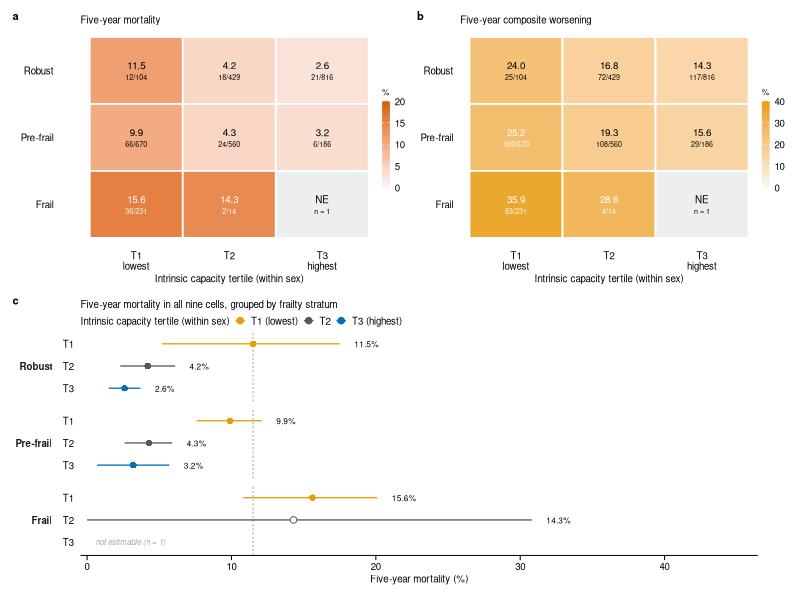
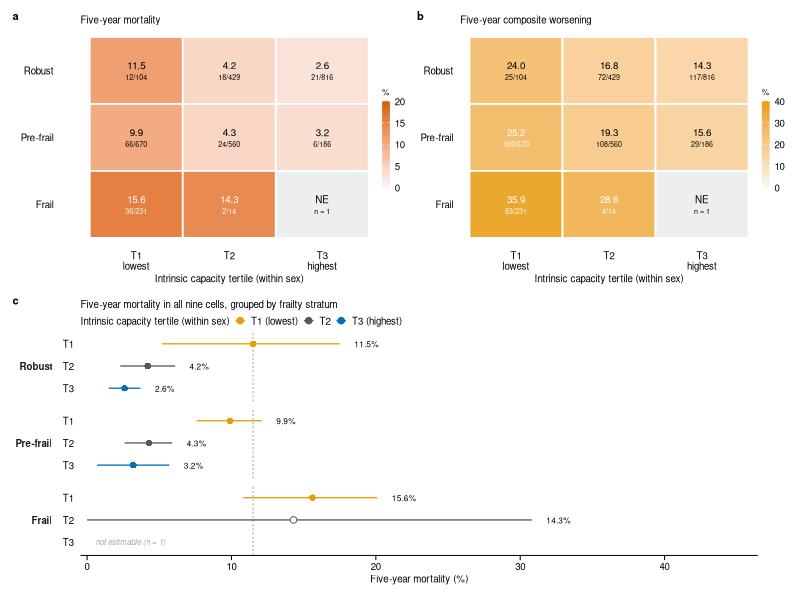

Reproduce these figures in R, in order.
# =============================================================================
# Figure 3 — Capacity scaled within sex stratifies five-year risk within every
# frailty stratum.  KFACS.
#
# 색·서체는 02_theme_and_output.R 의 규칙을 그대로 따릅니다(Fig 1·2와 동일):
#   T1(낮음) #E69F00 · T2(중간) #595959 · T3(높음) #0072B2
#   사망 #D55E00 · 악화 #E69F00 · 보조선 #A6A6A6 · 본문 7pt · 패널라벨 8pt
# 값은 03_analysis/02_tables_1_2_3.R 의 table3_ev.csv / table3_e_comp.csv 에서 옵니다.
# 그림 안에는 제목도 해설문도 두지 않습니다. 전부 원고 legend 가 담당합니다.
# =============================================================================
suppressPackageStartupMessages({
  library(ggplot2); library(dplyr); library(tidyr); library(patchwork); library(scales)
})

OUT3 <- if (exists("FIG_DIR")) FIG_DIR else "."

BASE_PT <- 7; LAB_PT <- 8; LINE_PT <- 0.35
COL_T   <- c("T1" = "#E69F00", "T2" = "#595959", "T3" = "#0072B2")   # 능력 삼분위
COL_DEA <- "#D55E00"                                                  # 사망
COL_WOR <- "#E69F00"                                                  # 악화
COL_AUX <- "#A6A6A6"
FRL <- c("Robust", "Pre-frail", "Frail")
TRL <- c("T1\nlowest", "T2", "T3\nhighest")

theme_na <- function(base = BASE_PT) {
  theme_classic(base_size = base) +
    theme(text = element_text(colour = "black"),
          axis.text = element_text(size = base, colour = "black"),
          axis.title = element_text(size = base),
          axis.line = element_line(linewidth = LINE_PT, colour = "black"),
          axis.ticks = element_line(linewidth = LINE_PT, colour = "black"),
          axis.ticks.length = unit(1.2, "mm"),
          panel.grid = element_blank(),
          strip.background = element_blank(),
          strip.text = element_text(size = base, face = "bold", hjust = 0),
          legend.key.size = unit(3, "mm"),
          legend.text = element_text(size = base),
          legend.title = element_text(size = base),
          legend.position = "top",
          legend.margin = margin(0, 0, 0, 0),
          legend.box.spacing = unit(1, "mm"),
          plot.title = element_text(size = base, face = "plain", hjust = 0),
          plot.tag = element_text(size = LAB_PT, face = "bold"),
          plot.tag.position = c(0, 1),
          plot.margin = margin(2, 2, 2, 2, "mm"))
}

dat <- tribble(
  ~fr,        ~tert, ~n,  ~d_ev, ~d_risk, ~d_lo, ~d_hi, ~w_ev, ~w_risk,
  "Robust",    "T1", 104,  12,    11.5,    5.2,  17.5,   25,    24.0,
  "Robust",    "T2", 429,  18,     4.2,    2.3,   6.1,   72,    16.8,
  "Robust",    "T3", 816,  21,     2.6,    1.5,   3.7,  117,    14.3,
  "Pre-frail", "T1", 670,  66,     9.9,    7.6,  12.1,  169,    25.2,
  "Pre-frail", "T2", 560,  24,     4.3,    2.6,   5.9,  108,    19.3,
  "Pre-frail", "T3", 186,   6,     3.2,    0.7,   5.7,   29,    15.6,
  "Frail",     "T1", 231,  36,    15.6,   10.8,  20.1,   83,    35.9,
  "Frail",     "T2",  14,   2,    14.3,    0.0,  30.8,    4,    28.6,
  "Frail",     "T3",   1,   0,      NA,     NA,    NA,    0,      NA
) %>% mutate(fr = factor(fr, FRL),
             tert = factor(tert, c("T1", "T2", "T3")),
             small = n < 20)

## ── a, b : 위험 격자 ────────────────────────────────────────────────────
heat <- function(v, ev, hi_col, lim, ttl) {
  d <- dat %>% mutate(val = .data[[v]], ev = .data[[ev]])
  ggplot(d, aes(tert, fr, fill = val)) +
    geom_tile(colour = "white", linewidth = 0.6) +
    geom_text(aes(label = ifelse(is.na(val), "NE", sprintf("%.1f", val)),
                  colour = !is.na(val) & val > lim[2] * 0.62),
              size = 2.5, fontface = "plain", vjust = -0.15, show.legend = FALSE) +
    geom_text(aes(label = ifelse(is.na(val), "n = 1", sprintf("%d/%d", ev, n)),
                  colour = !is.na(val) & val > lim[2] * 0.62),
              size = 1.8, vjust = 1.6, show.legend = FALSE) +
    scale_colour_manual(values = c(`TRUE` = "white", `FALSE` = "black")) +
    scale_fill_gradient(low = "#f7f7f7", high = hi_col, limits = lim,
                        na.value = "#eeeeee", name = "%",
                        guide = guide_colourbar(barwidth = unit(2, "mm"),
                                                barheight = unit(22, "mm"),
                                                ticks.colour = "white")) +
    scale_x_discrete(labels = TRL) +
    scale_y_discrete(limits = rev(FRL)) +
    labs(x = "Intrinsic capacity tertile (within sex)", y = NULL, title = ttl) +
    theme_na() +
    theme(axis.line = element_blank(), axis.ticks = element_blank(),
          legend.position = "right", legend.title = element_text(size = BASE_PT - 1))
}
pa <- heat("d_risk", "d_ev", COL_DEA, c(0, 20), "Five-year mortality")
pb <- heat("w_risk", "w_ev", COL_WOR, c(0, 40), "Five-year composite worsening")

## ── c : 9개 칸을 한 축에. 쇠약 층은 facet 으로 묶고(Fig 1 과 같은 방식),
##        색은 Fig 1·2 와 동일하게 능력 삼분위를 뜻합니다.
dc <- dat %>%
  mutate(lab = ifelse(is.na(d_risk), "", sprintf("%.1f%%", d_risk)),
         lab_x = pmin(d_hi + 1.0, 40),
         ne = is.na(d_risk),
         tert_lab = factor(tert, levels = c("T3", "T2", "T1"),
                           labels = c("T3", "T2", "T1")))

pc <- ggplot(dc, aes(d_risk, tert_lab, colour = tert)) +
  geom_vline(xintercept = 11.5, linetype = "22", colour = COL_AUX, linewidth = LINE_PT) +
  geom_errorbarh(aes(xmin = d_lo, xmax = d_hi), height = 0, linewidth = 0.45) +
  geom_point(aes(shape = small), size = 1.9, fill = "white", stroke = 0.5) +
  geom_text(aes(x = lab_x, label = lab), hjust = 0, size = 2.1, colour = "black",
            na.rm = TRUE) +
  geom_text(data = dplyr::filter(dc, ne),
            aes(x = 0.6, y = tert_lab, label = "not estimable (n = 1)"),
            hjust = 0, size = 2.0, colour = COL_AUX, fontface = "italic",
            inherit.aes = FALSE, show.legend = FALSE) +
  facet_grid(fr ~ ., scales = "free_y", space = "free_y", switch = "y") +
  scale_shape_manual(values = c(`FALSE` = 16, `TRUE` = 21), guide = "none") +
  scale_colour_manual(values = COL_T, name = "Intrinsic capacity tertile (within sex)",
                      labels = c("T1 (lowest)", "T2", "T3 (highest)"),
                      breaks = c("T1", "T2", "T3")) +
  scale_x_continuous(limits = c(0, 46), breaks = seq(0, 40, 10),
                     expand = expansion(mult = c(0.01, 0.01))) +
  labs(x = "Five-year mortality (%)", y = NULL,
       title = "Five-year mortality in all nine cells, grouped by frailty stratum") +
  theme_na() +
  theme(axis.line.y = element_blank(), axis.ticks.y = element_blank(),
        strip.placement = "outside",
        strip.text.y.left = element_text(angle = 0, face = "bold", hjust = 1,
                                         margin = margin(r = 2, unit = "mm")),
        panel.spacing.y = unit(1.5, "mm"),
        legend.position = "top", legend.justification = "left")

fig <- (pa | pb) / pc + plot_layout(heights = c(1, 1.05)) +
  plot_annotation(tag_levels = "a") &
  theme(plot.tag = element_text(size = LAB_PT, face = "bold"))

ggsave(file.path(OUT3, "Fig3_capacity_stratification.pdf"), fig,
       width = 180, height = 140, units = "mm", device = cairo_pdf)
ggsave(file.path(OUT3, "Fig3_capacity_stratification.png"), fig,
       width = 180, height = 140, units = "mm", dpi = 450)
message("saved: ", file.path(OUT3, "Fig3_capacity_stratification.pdf/.png"))
